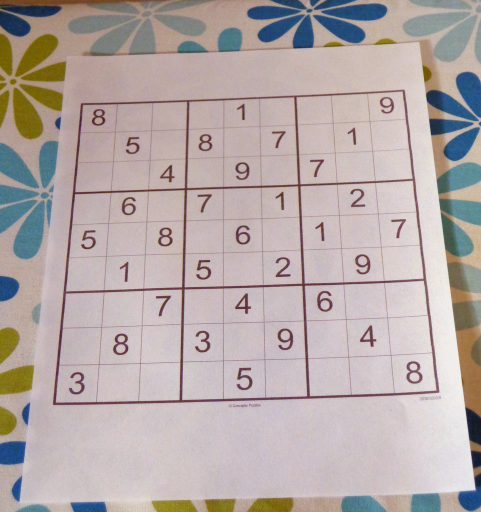
#> input picture Sudoku_Solver/imgs/sudoku.jpg, 962 x 1024 px (shown at 1/2 size)
$ python main.py --image imgs/sudoku.jpg
#> lines starting #> are read from the running program, lines starting #| are printed output that depends on the picture; after the words box and inside, x2 and y2 are one past the last pixel; in counts of white or black regions, pixels touching at a corner belong together
### Sudoku_Solver/src/cv/utils.py
import os
import sys
sys.path.append(os.path.dirname(os.path.abspath('.')))
import numpy as np
import cv2
import matplotlib.pyplot as plt
import pytesseract

# from model import predict_digit


def preprocess(img):
    """
    Preprocess the image for board extraction.
    1. Convert to grayscale
    2. Apply Gaussian blur : For noise removal
    3. Adaptive thresholding : For better edge detection
    4. Morphological operations : For enhanced noise removal and better contour detection
    """
    if len(img.shape) == 3:
        img_gray = cv2.cvtColor(img, cv2.COLOR_BGR2GRAY)
    else:
        img_gray = img
    blur = cv2.GaussianBlur(img_gray, (9, 9), 0)

    ## Adaptive thresholding
    thresh = cv2.adaptiveThreshold(blur, 255, cv2.ADAPTIVE_THRESH_GAUSSIAN_C, cv2.THRESH_BINARY, 11, 2)
    inverted = cv2.bitwise_not(thresh, 0)

    ## Morphological operations
    kernel = cv2.getStructuringElement(cv2.MORPH_RECT, (2, 2))
    morph = cv2.morphologyEx(inverted, cv2.MORPH_OPEN, kernel)
    result = cv2.dilate(morph, kernel, iterations=1)
    return result

def find_contours(image):
    """
    Find the contours in the preprocessed image.
    """
    contours, _ = cv2.findContours(image, cv2.RETR_EXTERNAL, cv2.CHAIN_APPROX_SIMPLE)
    contours = sorted(contours, key=cv2.contourArea, reverse=True)
    return contours

# [7 lines left out: function draw_contours, not called in this run]

def order_corners(corners):
    """
    Sort the points based on their x and y coordinates.
    It orders the points in the following order: top-left, top-right, bottom-right, bottom-left.
    """
    corners = np.array([point[0] for point in corners], dtype="float32")
    rect = np.zeros((4, 2), dtype="float32")

    # The top-left point will have the smallest sum, and the bottom-right point will have the largest sum.
    s = corners.sum(axis=1)
    rect[0] = corners[np.argmin(s)]
    rect[2] = corners[np.argmax(s)]

    # The top-right point will have the smallest difference and the bottom-left will have the largest difference.
    diff = np.diff(corners, axis=1)
    rect[1] = corners[np.argmin(diff)]
    rect[3] = corners[np.argmax(diff)]
    return rect

def extract_sudoku_grid(image, contour):
    peri = cv2.arcLength(contour, True)
    approx = cv2.approxPolyDP(contour, 0.02 * peri, True)
    # Check if the contour has four corners
    if len(approx) == 4:
        rect = order_corners(approx)
        (top_left, top_right, bottom_right, bottom_left) = rect
        # top_left, top_right, bottom_right, bottom_left = corners
        width = int(max(np.linalg.norm(top_right - top_left),
                        np.linalg.norm(bottom_right - bottom_left)))
        height = int(max(np.linalg.norm(top_right - bottom_right),
                         np.linalg.norm(top_left - bottom_left)))

        destination_points = np.float32([[0, 0], [width - 1, 0],
                                         [width - 1, height - 1], [0, height - 1]])
        transform_matrix = cv2.getPerspectiveTransform(rect, destination_points)
        unwrapped = cv2.warpPerspective(image, transform_matrix, (width, height))
        return unwrapped
    else:
        raise Exception("The largest contour does not have four corners.")


def draw_lines(img, lines):
    clone = img.copy()
    lines = np.squeeze(lines)

    for rho, theta in lines:
        # find out where the line stretches to and draw them
        cos_t = np.cos(theta)
        sin_t = np.sin(theta)
        x0 = cos_t * rho
        y0 = sin_t * rho
        x1 = int(x0 + 1000 * (-sin_t))
        y1 = int(y0 + 1000 * cos_t)
        x2 = int(x0 - 1000 * (-sin_t))
        y2 = int(y0 - 1000 * cos_t)
        cv2.line(clone, (x1, y1), (x2, y2), (255, 255, 255), 4)
    return clone

def mask_lines(image):
    """
    Mask the horizontal and vertical lines of the Sudoku grid.
    """
    horizontal_kernel = cv2.getStructuringElement(cv2.MORPH_RECT, (int(image.shape[1] / 10), 1))
    vertical_kernel = cv2.getStructuringElement(cv2.MORPH_RECT, (1, int(image.shape[0] / 10)))

    # Detect horizontal and vertical lines
    horizontal_lines = cv2.erode(image, horizontal_kernel)
    horizontal_lines = cv2.dilate(horizontal_lines, horizontal_kernel)

    vertical_lines = cv2.erode(image, vertical_kernel)
    vertical_lines = cv2.dilate(vertical_lines, vertical_kernel)
    # Combine line images
    grid_lines = cv2.add(horizontal_lines, vertical_lines)
    grid = cv2.adaptiveThreshold(grid_lines, 255, cv2.ADAPTIVE_THRESH_GAUSSIAN_C, cv2.THRESH_BINARY, 235, 2)
    grid = cv2.dilate(grid, cv2.getStructuringElement(cv2.MORPH_RECT, (2, 2)), iterations=2)

    # find the list of where the lines are, this is an array of (rho, theta in radians)
    pts = cv2.HoughLines(grid, .3, np.pi / 90, 200)

    lines = draw_lines(grid, pts)
    # extract the lines so only the numbers remain
    mask = cv2.bitwise_not(lines)
    masked_img = cv2.bitwise_and(image, mask)
    return masked_img


def clean_cell(img, k=0.4, l=0.4):
    height, width = img.shape
    midW, midH = width // 2, height//2
    x_start, x_end = int(midH-height*l), int(midH+height*l)
    y_start, y_end  = int(midW - width * k), int(midW + width * k)

    mid_img = img[x_start:x_end, y_start:y_end]

    ## Fraction of 0 pixels i.e blank space in sudoku board
    frac_zero = np.isclose(mid_img, 0).sum() / ((x_end-x_start)*(y_end-y_start))

    if frac_zero >= 0.9:
        return np.zeros_like(img), False


    # center image
    contours, _ = cv2.findContours(img, cv2.RETR_EXTERNAL, cv2.CHAIN_APPROX_SIMPLE)
    contours = sorted(contours, key=cv2.contourArea, reverse=True)
    x, y, w, h = cv2.boundingRect(contours[0])

    start_x = (width - w) // 2
    start_y = (height - h) // 2
    new_img = np.zeros_like(img)
    new_img[start_y:start_y + h, start_x:start_x + w] = img[y:y + h, x:x + w]
    return new_img, True


# [29 lines left out: function extract_digit_img, not called in this run]


## Was performing really bad
def digit_OCR(img):
    """
    Extracts a digit from a provided grayscale image using OCR with Tesseract.
    """
    # Convert the image to a binary form
    _, thresh = cv2.threshold(img, 0, 255, cv2.THRESH_BINARY_INV + cv2.THRESH_OTSU)

    # Extract the digit using OCR
    digit = pytesseract.image_to_string(thresh, config='--psm 10 --oem 3 -c tessedit_char_whitelist=123456789').strip()
    digit = int(digit) if digit else 0
    return digit


def extract_sudoku_board(image, margin=5, debug=False):
    """
    Divide the grid image into 81 individual cells and extract digits from each cell.
    Returns a 2D array representing the Sudoku grid.
    """
    cell_height, cell_width = image.shape[0] // 9, image.shape[1] // 9
    sudoku_grid = []

    for y in range(9):
        row = []
        for x in range(9):
            x_start = max(0, x * cell_width - margin)
            x_end = min(image.shape[1], (x + 1) * cell_width + margin)
            y_start = max(0, y * cell_height - margin)
            y_end = min(image.shape[0], (y + 1) * cell_height + margin)
            cell = image[y_start:y_end, x_start:x_end]


            cell, valid = clean_cell(cell)
            if debug:
                plt.imshow(cell)
                plt.show()

            if valid:
                cell = cv2.resize(cell, (28, 28))
                # digit = predict_digit(cell)
                docr = digit_OCR(cell)
                row.append(docr)
            else:
                row.append(0)

        sudoku_grid.append(row)

    return sudoku_grid


# [2 lines that do not run on import are left out]
    # [22 lines of commented-out code are left out]

### Sudoku_Solver/src/solver/utils.py
import os
import sys
sys.path.append(os.path.dirname(os.path.abspath('.')))
import random

import numpy as np
from typing import List, Tuple
import matplotlib.pyplot as plt


class Board:
    def __init__(self, board=None):
        if board is None:
            self.board = np.zeros((9, 9), dtype=int)
        else:
            self.board = board

    def __getitem__(self, index):
        return self.board[index]

    def __setitem__(self, index, value):
        self.board[index] = value

    # [45 lines left out: functions validate, validate_item, not called in this run]
    def get_board(self) -> np.ndarray:
        """Get the current Sudoku board."""
        return self.board

    def set_board(self, board: np.ndarray):
        """Set the Sudoku board."""
        self.board = board


# [32 lines left out: functions visualize_board, is_unique, not called in this run]

# [16 lines that do not run on import are left out]

### Sudoku_Solver/src/solver/solver.py
import os
import sys
sys.path.append(os.path.dirname(os.path.abspath('.')))


import numpy as np
from .utils import Board,visualize_board
import ctypes
from typing import List
import matplotlib.pyplot as plt


class SudokuSolver():
    def __init__(self,board=None):
        if board is None:
            self.board = Board()
        else:
            self.board = board

    def set_board(self, board: np.ndarray):
        """Set the Sudoku board."""
        self.board.set_board(board)

    def get_board(self) -> np.ndarray:
        """Get the current Sudoku board."""
        return self.board.get_board()

    def is_valid(self) -> bool:
        """Check if the current board is valid."""
        return self.board.validate()

    # [8 lines left out: function solve, not called in this run]


    """
    Brute force algorithm to solve the Sudoku board.
    """
    # [12 lines left out: function _solve, not called in this run]


# [24 lines that do not run on import are left out]

### Sudoku_Solver/main.py
import os
import sys
sys.path.append(os.path.dirname(os.path.abspath('.')))
import cv2
import matplotlib.pyplot as plt
import argparse
import numpy as np


from src.solver.utils import *
from src.solver.solver import *
from src.solver.generator import *
from src.cv import utils

if __name__ =="__main__":

    parser = argparse.ArgumentParser(description='Sudoku Solver')
    parser.add_argument("-d",   '--difficulty', type=str, default="easy", help='Difficulty level of the Sudoku board')
    parser.add_argument("-i",'--image', type=str, help='Path to the image of the Sudoku board', default=None)

    args = parser.parse_args()


    # [13 lines of commented-out code are left out]


    solver = SudokuSolver()

    ## CV Module
    path = args.image
    image = cv2.imread(path)
#> image is the input picture: shape (1024, 962, 3); mean B, G, R 167.9, 169.5, 181
    if image is None:
        raise ValueError("Failed to load the image. Check the file format.")

    plt.imshow(image)
    plt.show()
    plt.pause(2)


    ## Extracting Grid and Warping
    result = utils.preprocess(image)
#> in preprocess, `thresh = cv2.adaptiveThreshold(blur, 255, cv2.ADAPTIVE_THRESH_GAUSSIAN..`:
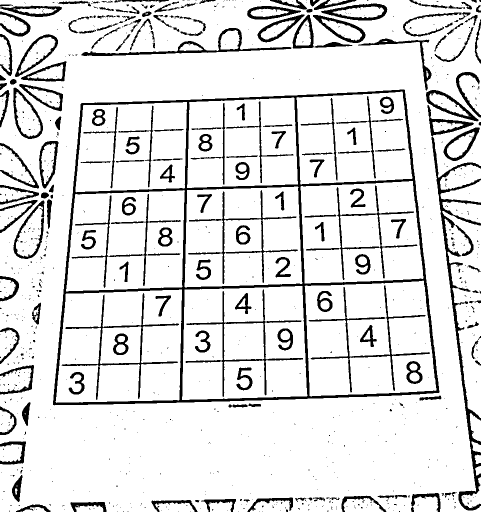
#> thresh: shape (1024, 962) (shown at 1/2 size); 87.7% white; 904 black regions (709 under 20 px), largest, box (x1, y1, x2, y2) and area: (106, 179, 879, 811) 26067, (855, 210, 962, 1021) 9251, (617, 571, 860, 785) 2957
#> in preprocess, `morph = cv2.morphologyEx(inverted, cv2.MORPH_OPEN, kernel)`: morph: shape (1024, 962); 12% white; 392 white regions (156 under 20 px), largest, box (x1, y1, x2, y2) and area: (107, 180, 880, 811) 26037, (864, 275, 962, 1022) 7296, (619, 572, 861, 786) 2926
#> in preprocess, `result = cv2.dilate(morph, kernel, iterations=1)`:
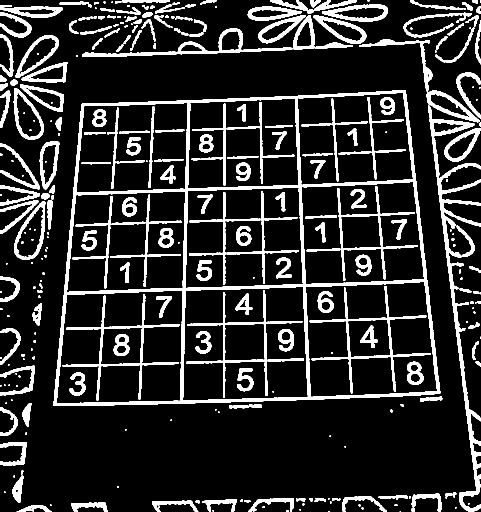
#> result: shape (1024, 962) (shown at 1/2 size); 15.3% white; 332 white regions (103 under 20 px)
    contours = utils.find_contours(result)
#> in find_contours, `contours, _ = cv2.findContours(image, cv2.RETR_EXTERNAL, cv2.CHAIN_APP..`: contours = 247 contours, 107 with area under 20; largest, box (x1, y1, x2, y2) and area: (107, 180, 881, 812) 431138, (864, 275, 962, 1023) 7620, (164, 57, 585, 114) 4597, (28, 402, 91, 520) 4500, (27, 176, 88, 280) 3872
    contour = contours[0]
#> contour = contour of 360 points, box (x1, y1, x2, y2) (107, 180, 881, 812), area 431138
    peri = cv2.arcLength(contour, True)
#> peri = 2704
    approx = cv2.approxPolyDP(contour, 0.02 * peri, True)
#> approx = [[811, 181], [164, 207], [107, 811], [879, 787]]
    ordered_corners = utils.order_corners(approx)
#> in order_corners, `s = corners.sum(axis=1)`: s = [992, 371, 918, 1666]
#> in order_corners, `diff = np.diff(corners, axis=1)`: diff = [-630, 43, 704, -92]
#> ordered_corners = [[164, 207], [811, 181], [879, 787], [107, 811]]
    warped = utils.extract_sudoku_grid(image, contours[0])
#> in extract_sudoku_grid, `peri = cv2.arcLength(contour, True)`: peri = 2704
#> in extract_sudoku_grid, `approx = cv2.approxPolyDP(contour, 0.02 * peri, True)`: approx = [[811, 181], [164, 207], [107, 811], [879, 787]]
#> in extract_sudoku_grid, `rect = order_corners(approx)`: rect = [[164, 207], [811, 181], [879, 787], [107, 811]]
#> in extract_sudoku_grid, `(top_left, top_right, bottom_right, bottom_left) = rect`: top_left = [164, 207]; top_right = [811, 181]; bottom_right = [879, 787]; bottom_left = [107, 811]
#> in extract_sudoku_grid, `width = int(max(np.linalg.norm(top_right - top_left), np.linalg.norm(b..`: width = 772
#> in extract_sudoku_grid, `height = int(max(np.linalg.norm(top_right - bottom_right), np.linalg.n..`: height = 609
#> in extract_sudoku_grid, `destination_points = np.float32([[0, 0], [width - 1, 0], [width - 1, h..`: destination_points = [[0, 0], [771, 0], [771, 608], [0, 608]]
#> in extract_sudoku_grid, `transform_matrix = cv2.getPerspectiveTransform(rect, destination_points)`: transform_matrix = [[1.3, 0.123, -238.6], [0.0521, 1.3, -276.9], [3.01e-05, 0.000345, 1]]
    warped = utils.preprocess(warped)
#> in preprocess (call 2), `thresh = cv2.adaptiveThreshold(blur, 255, cv2.ADAPTIVE_THRESH_GAUSSIAN..`:
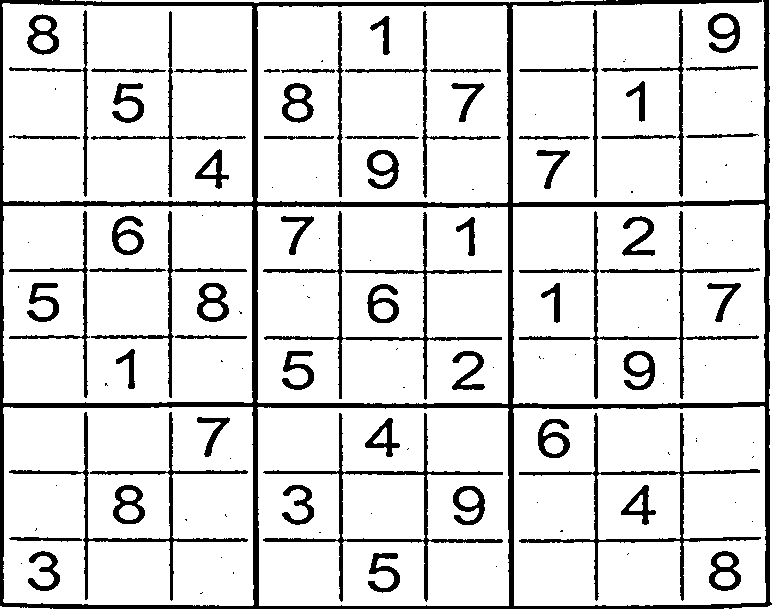
#> thresh: shape (609, 772); 86.2% white; 128 black regions (63 under 20 px), largest, box (x1, y1, x2, y2) and area: (0, 0, 772, 609) 24603, (263, 413, 503, 602) 2855, (519, 413, 761, 601) 2821
#> in preprocess (call 2), `morph = cv2.morphologyEx(inverted, cv2.MORPH_OPEN, kernel)`: morph: shape (609, 772); 13.7% white; 102 white regions (8 under 20 px), largest, box (x1, y1, x2, y2) and area: (0, 0, 772, 609) 24688, (520, 414, 762, 601) 2319, (84, 413, 249, 601) 2047
#> in preprocess (call 2), `result = cv2.dilate(morph, kernel, iterations=1)`: result: shape (609, 772); 17.4% white; 83 white regions (4 under 20 px), largest, box (x1, y1, x2, y2) and area: (0, 0, 772, 609) 29577, (520, 414, 763, 602) 3725, (11, 413, 250, 602) 3343

    # Masking Lines and Extracting Cells
    masked = utils.mask_lines(warped)
#> in mask_lines, `horizontal_lines = cv2.erode(image, horizontal_kernel)`: horizontal_lines: shape (609, 772); 3.2% white; 20 white regions (5 under 20 px), largest, box (x1, y1, x2, y2) and area: (0, 202, 733, 209) 3734, (0, 403, 733, 410) 3718, (0, 0, 733, 8) 3220
#> in mask_lines, `horizontal_lines = cv2.dilate(horizontal_lines, horizontal_kernel)`: horizontal_lines: shape (609, 772); 4.4% white; 20 white regions, largest, box (x1, y1, x2, y2) and area: (0, 403, 771, 410) 4212, (0, 202, 771, 209) 4152, (0, 0, 771, 8) 3942
#> in mask_lines, `vertical_lines = cv2.erode(image, vertical_kernel)`: vertical_lines: shape (609, 772); 4.4% white; 22 white regions, largest, box (x1, y1, x2, y2) and area: (253, 33, 261, 609) 3501, (509, 33, 516, 609) 3394, (765, 0, 772, 609) 3007
#> in mask_lines, `vertical_lines = cv2.dilate(vertical_lines, vertical_kernel)`: vertical_lines: shape (609, 772); 5.6% white; 22 white regions, largest, box (x1, y1, x2, y2) and area: (253, 4, 261, 609) 4029, (509, 4, 516, 609) 3686, (0, 0, 6, 609) 3180
#> in mask_lines, `grid_lines = cv2.add(horizontal_lines, vertical_lines)`: grid_lines: shape (609, 772); 9.9% white; 15 white regions, largest, box (x1, y1, x2, y2) and area: (0, 0, 772, 609) 28009, (520, 415, 763, 603) 2850, (11, 414, 250, 603) 2651
#> in mask_lines, `grid = cv2.dilate(grid, cv2.getStructuringElement(cv2.MORPH_RECT, (2, ..`:
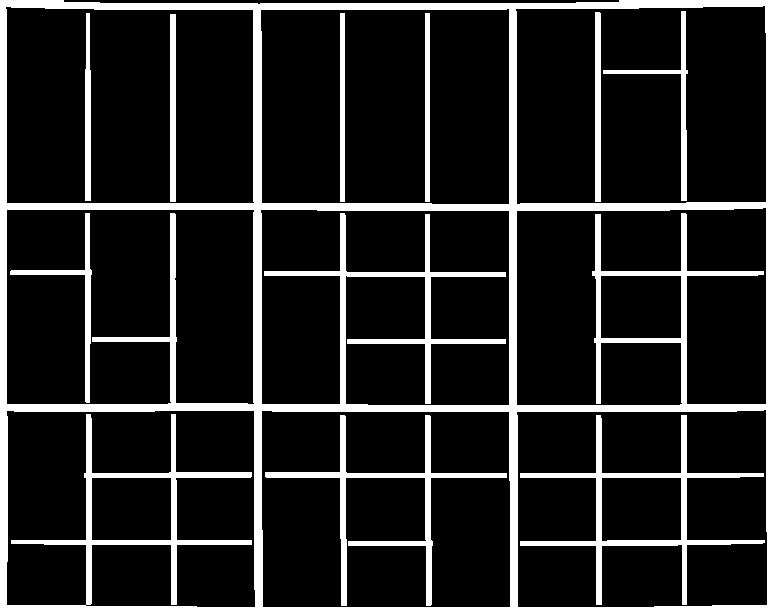
#> grid: shape (609, 772); 14.1% white; 10 white regions, largest, box (x1, y1, x2, y2) and area: (0, 0, 772, 609) 49746, (520, 415, 765, 605) 4553, (265, 415, 507, 606) 3909
#> in mask_lines, `pts = cv2.HoughLines(grid, .3, np.pi / 90, 200)`: pts = 122 rows, first 8: [3.9, 1.57], [5.1, 1.57], [204, 1.57], [204.9, 1.57], [206.1, 1.57], [207, 1.57], [405, 1.57], [405.9, 1.57]
#> in draw_lines, `lines = np.squeeze(lines)`: lines = 122 pairs, first value 0 to 771, second value 0 to 1.57
#> the loop in draw_lines, `for rho, theta in lines:` made 122 passes
#> (rho, theta, cos_t, sin_t, x0, y0, x1, y1) on passes 1 to 12: (3.9, 1.57, -4.37e-08, 1, -1.7e-07, 3.9, -1000, 3), (5.1, 1.57, -4.37e-08, 1, -2.23e-07, 5.1, -1000, 5), (204, 1.57, -4.37e-08, 1, -8.92e-06, 204, -1000, 203), (204.9, 1.57, -4.37e-08, 1, -8.96e-06, 204.9, -1000, 204), (206.1, 1.57, -4.37e-08, 1, -9.01e-06, 206.1, -1000, 206), (207, 1.57, -4.37e-08, 1, -9.05e-06, 207, -1000, 206), (405, 1.57, -4.37e-08, 1, -1.77e-05, 405, -1000, 404), (405.9, 1.57, -4.37e-08, 1, -1.77e-05, 405.9, -1000, 405), (407.1, 1.57, -4.37e-08, 1, -1.78e-05, 407.1, -1000, 407), (408, 1.57, -4.37e-08, 1, -1.78e-05, 408, -1000, 407), (408.9, 1.57, -4.37e-08, 1, -1.79e-05, 408.9, -1000, 408), (606.9, 1.57, -4.37e-08, 1, -2.65e-05, 606.9, -1000, 606)
#> after the loop in draw_lines, `for rho, theta in lines:`:
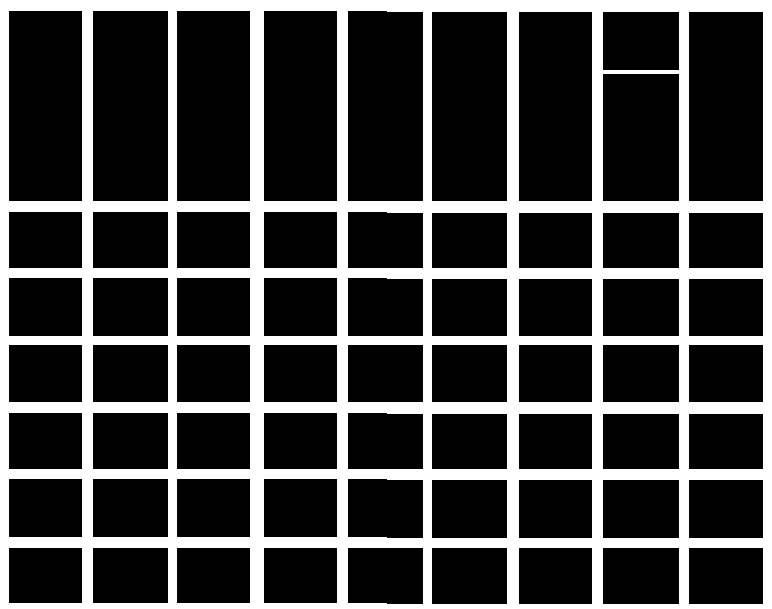
#> clone: shape (609, 772); 25.1% white; 1 white region, box (x1, y1, x2, y2) and area: (0, 0, 772, 609) 117944
#> in mask_lines, `masked_img = cv2.bitwise_and(image, mask)`:
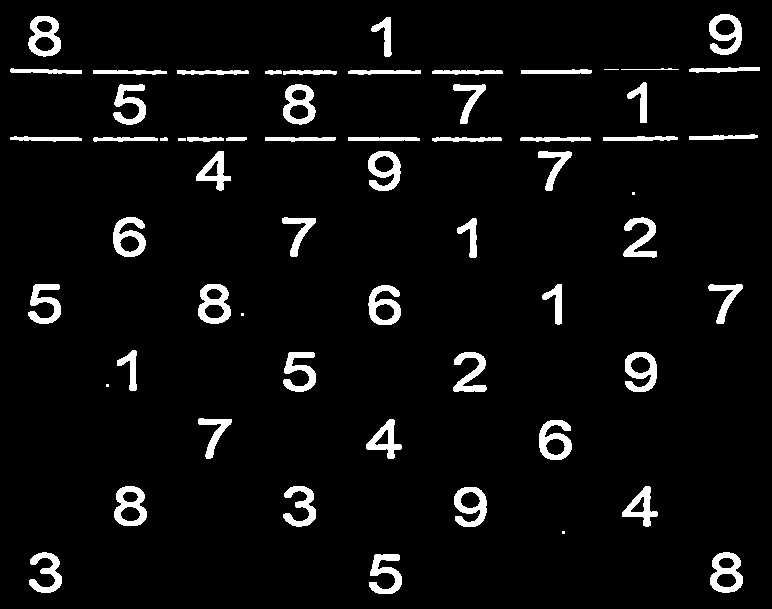
#> masked_img: shape (609, 772); 5.3% white; 60 white regions (5 under 20 px), largest, box (x1, y1, x2, y2) and area: (709, 14, 742, 55) 748, (710, 552, 743, 593) 742, (198, 284, 231, 324) 739

    # Extracting Sudoku Board
    sudoku_matrix = utils.extract_sudoku_board(masked)
#> the loop in extract_sudoku_board, `for y in range(9):` made 1 pass
#> after the loop in extract_sudoku_board, `for y in range(9):`:
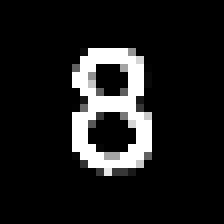
#> cell: shape (28, 28) (shown 8 times larger); min 0, max 255, mean 28.5
#> after the loop in extract_sudoku_board, `for y in range(9):`: sudoku_grid = []
#> (the run stopped early here; a loop or call above may not have finished)
